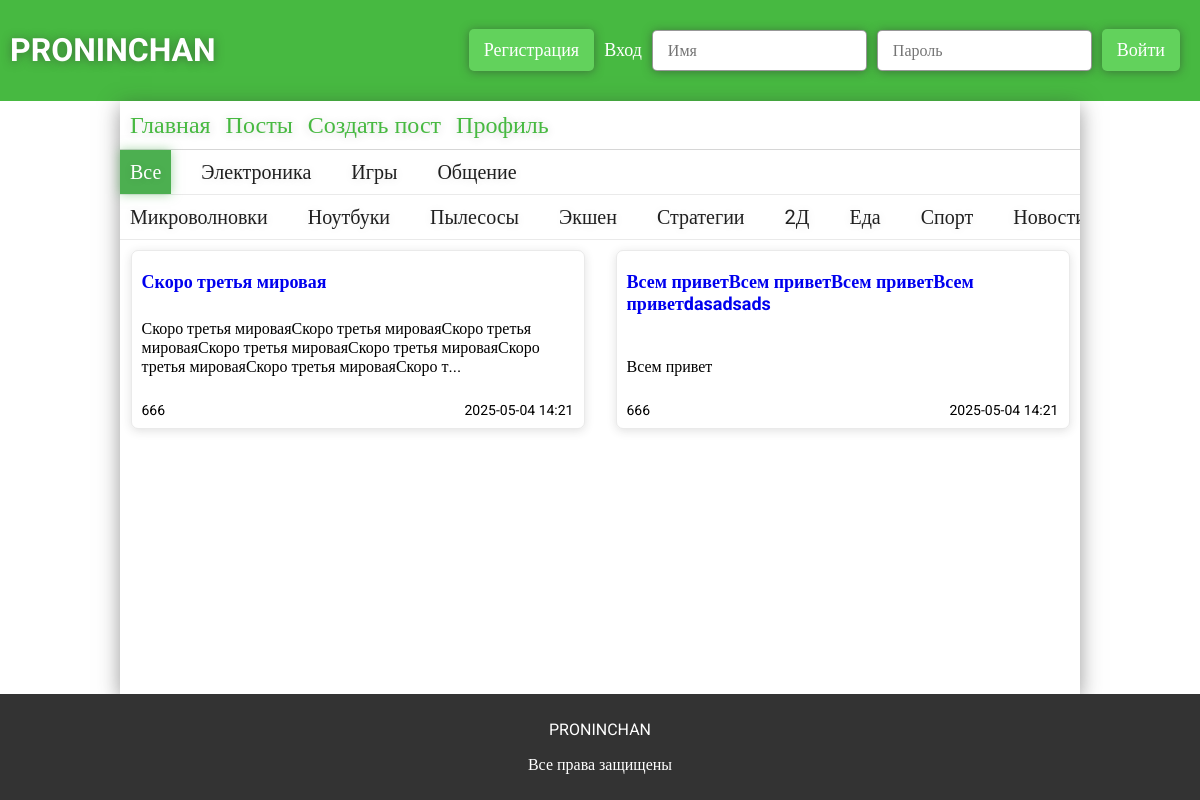
Page /posts on the earlier database version.
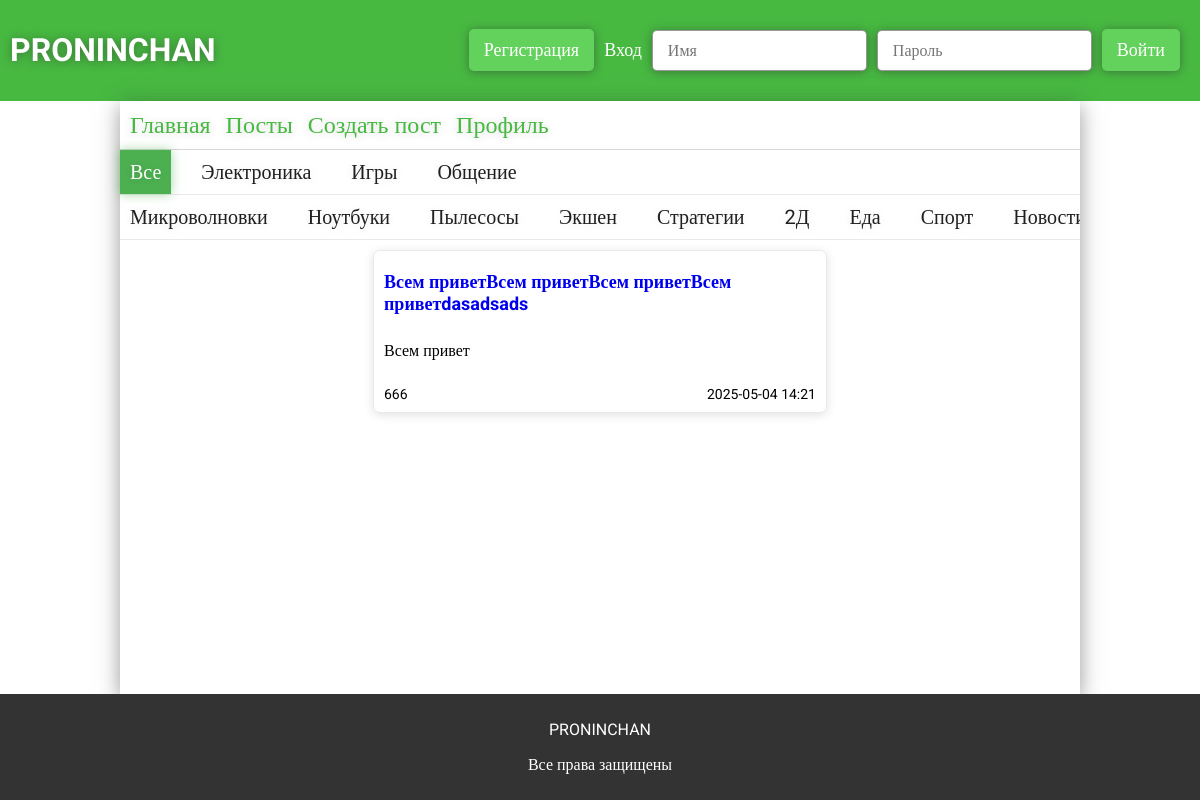
Same page on the later database version.
### app.py (models this page shows)
class ForumSections(db.Model):
    __tablename__ = 'forum_sections'
    id = db.Column(db.Integer, primary_key=True)
    section = db.Column(db.String(32), unique=True, nullable=False)
    category = db.relationship('ForumCategory', backref='section', lazy=True)
    posts = db.relationship('ForumPosts', backref='section', lazy=True)

class ForumCategory(db.Model):
    __tablename__ = 'forum_categories'
    id = db.Column(db.Integer, primary_key=True)
    category = db.Column(db.String(32), unique=True, nullable=False)
    section_id = db.Column(db.Integer, db.ForeignKey('forum_sections.id'), nullable=False)
    posts = db.relationship('ForumPosts', backref='category', lazy=True)

class ForumPosts(db.Model):
    __tablename__ = 'forum_posts'
    id = db.Column(db.Integer, primary_key=True)
    user_id = db.Column(db.Integer, db.ForeignKey('users.id'), nullable=False)
    theme = db.Column(db.String(124), nullable=False)
    text = db.Column(db.Text, nullable=False)
    section_id = db.Column(db.Integer, db.ForeignKey('forum_sections.id'), nullable=False)
    category_id = db.Column(db.Integer, db.ForeignKey('forum_categories.id'), nullable=False)
    created_at = db.Column(db.DateTime, default=datetime.now)
    user = db.relationship("Users", backref="posts")
    sections = db.relationship("ForumSections")
    categories = db.relationship("ForumCategory")
    all_comments = db.relationship("ForumComments", backref="forum_post", cascade="all, delete-orphan")

class Users(db.Model):
    __tablename__ = 'users'
    id = db.Column(db.Integer, primary_key=True)
    username = db.Column(db.String(32), unique=True, nullable=False)
    photo = db.Column(db.BLOB)
    email = db.Column(db.String(64), unique=True, nullable=False)
    password = db.Column(db.String(30), nullable=False)
    access = db.Column(db.String(64), nullable=False, default='user')

### app.py (the view)
@app.route('/posts')
def posts():
    sections = ForumSections.query.all()
    category = ForumCategory.query.all()
    posts = ForumPosts.query.all()
    return render_template('posts.html', posts=posts, category=category, sections=sections)

### templates/posts.html (shortened to what this page needs)
{% extends 'main.html' %}
{% block main %}
<link rel="stylesheet" href="{{url_for('static', filename='css/posts.css')}}">
<div class="posts">
    <div class="posts-sections">
        <p class="section" data-section-id="all">Все</p>
        {% for section in sections %}
            <p class="section" data-section-id="{{section.id}}">{{section.section}}</p>
        {% endfor %}
    </div>
    <div class="posts-categories">
        {% for category in category %}
            <p class="category" data-section-id="{{category.section_id}}" data-category-id="{{category.id}}">{{category.category}}</p>
        {% endfor %}
    </div>
    <div class="posts-container">
        {% for post in posts %}
            <div class="post" data-section-id="{{post.sections.id}}" data-category-id="{{post.categories.id}}">
                <a href="{{url_for('post', post=post.id)}}" class="post-theme">{{post.theme}}</a>
                <p>{{post.text | truncate(150, True, '...')}}</p>
                <div>
                    <p>{{post.user.username}}</p>
                    <p>{{post.created_at.strftime('%Y-%m-%d %H:%M')}}</p>
                </div>
            </div>
        {% endfor %}
    </div>
</div>
{% endblock %}

Differences in the rows shown:
removed ForumPosts: theme "Скоро третья мировая", text "Скоро третья мироваяСкоро третья мироваяСкоро третья мироваяСкоро третья мироваяСкоро третья мироваяСкоро третья мироваяСкоро третья мироваяСкоро т...", user.username "666", created_at "2025-05-04 14:21"
